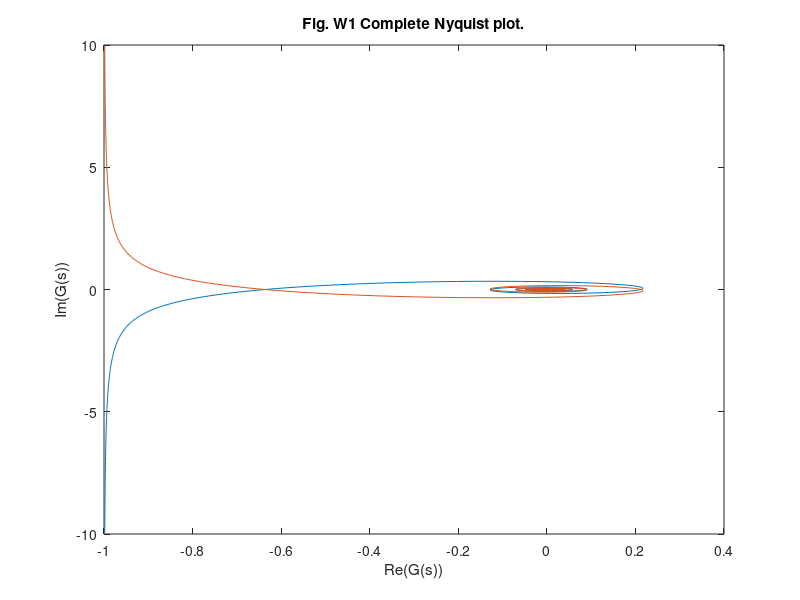

Recreate this plot in MATLAB. (Note: this script raises an error after producing the figure.)
%  Figure W1 web Appendix W6      Feedback Control of Dynamic Systems, 6e
%                                       Franklin, Powell, Emami
% 

clear all
%close all;
clf

w=logspace(-1,4,500);
figure(1)
plot(-sin(w)./w,-cos(w)./w,-sin(w)./w,cos(w)./w)
xlabel('Re(G(s))');
ylabel('Im(G(s))');
title('Fig. W1 Complete Nyquist plot.');
nicegrid;
%pause;
figure(2)
i=100:500;
plot(-sin(w(i))./w(i),-cos(w(i))./w(i),-sin(w(i))./w(i),cos(w(i))./w(i))
xlabel('Re(G(s))');
ylabel('Im(G(s))');
title('Fig. W1 Relevant Portion of Nyquist plot');
nicegrid;
